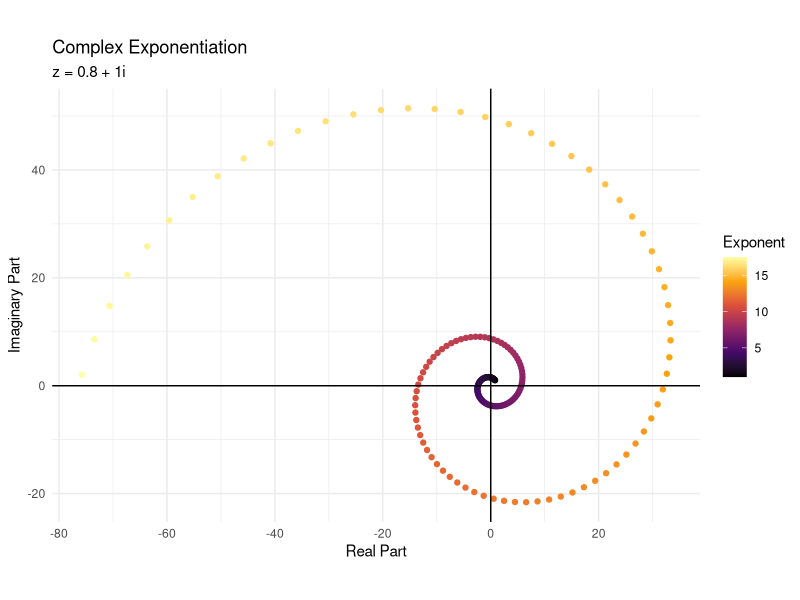
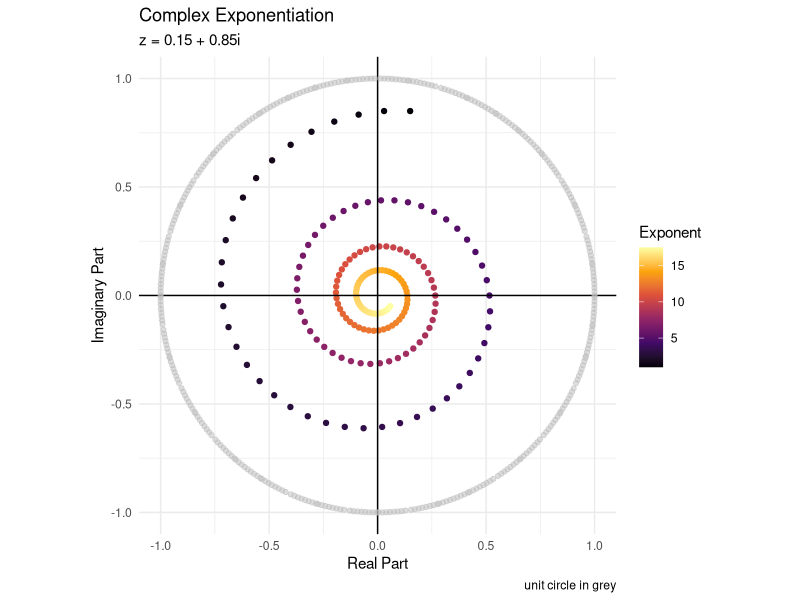
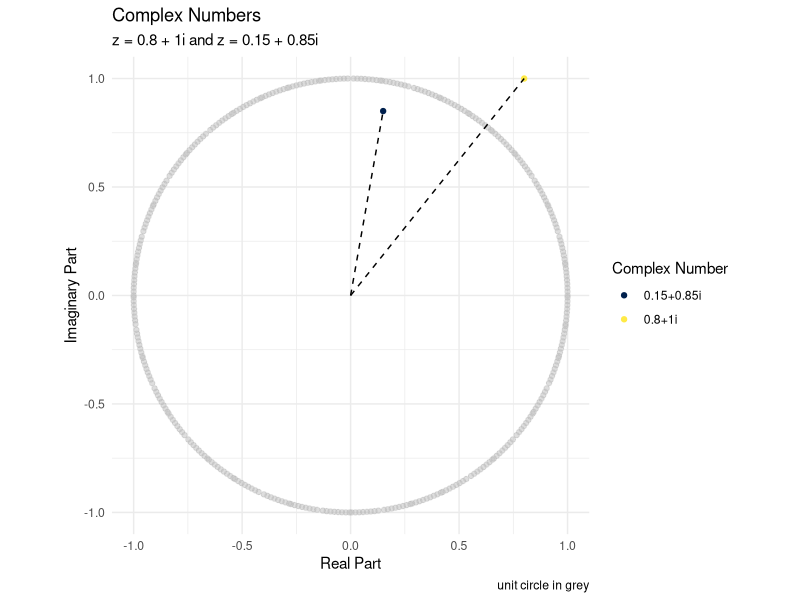
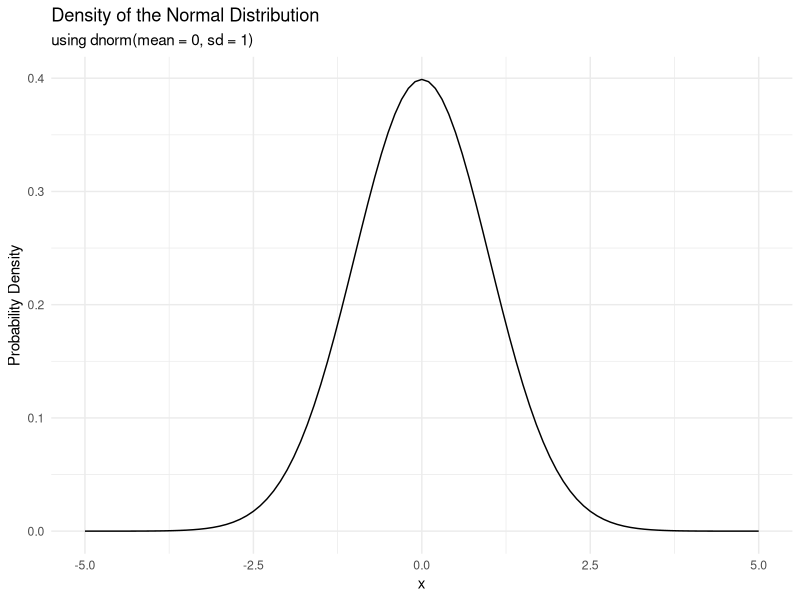
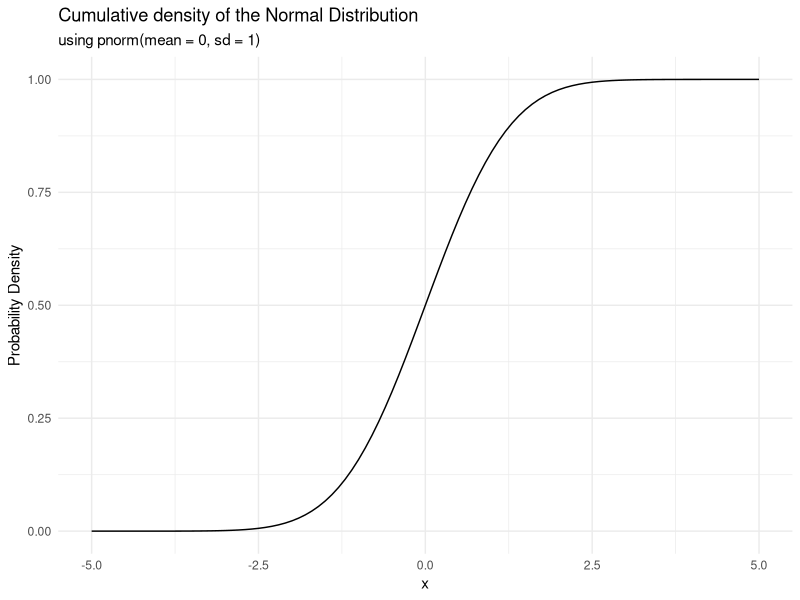

Recreate these plots in R, in order.
## ---- chunk 1
library(tidyverse)

## ---- chunk 2
the_name <- 10L
print(the_name)
## ---- chunk 3
x <- 10
X <- 20
print(x)
## ---- chunk 4
int <- 5L
class(int)
print(int)
## ---- chunk 5
num <- 5
class(num)
print(num)
## ---- chunk 6
typeof(int)
typeof(num)
## ---- chunk 7
z <- 0.8 + 1i
class(z)
## ---- chunk 8
exps <- seq(from = 1, to = 12, by = 0.2)
exps
## ---- chunk 9
zs <- tibble(exp = seq(from = 1, 
                       to = 17.5, 
                       by = 0.1),
             z = z ** exp)
zs
## ---- chunk 10

zs %>% 
  ggplot(aes(x = Re(z), 
             y = Im(z),
             color = exp)) +

  # plot complex spiral
  geom_point() +

  # highlight axes
  geom_hline(yintercept = 0, color = "black") +
  geom_vline(xintercept = 0, color = "black") +

  # styling
  labs(title = "Complex Exponentiation",
       subtitle = "z = 0.8 + 1i",
       x = "Real Part",
       y = "Imaginary Part",
       color = "Exponent") +
  scale_color_viridis_c(option = "inferno") +
  theme_minimal() +

  # make sure the aspect ratio is correct (1 unit in x = 1 unit in y)
  coord_fixed()

## ---- chunk 11
z <- 0.15 + 0.85i
## ---- chunk 12
# z (point location) is a function of the complex number and exponent
tibble(exp = seq(from = 1, 
                       to = 17.5, 
                       by = 0.1),
             z = z ** exp) |> 

  # map real part to x and imaginary part to y (according to convention)
  ggplot(aes(x = Re(z), 
             y = Im(z),
             color = exp)) +

  # plot the complex spiral
  geom_point() +

  # highlight x and y axes
  geom_hline(yintercept = 0, color = "black") +
  geom_vline(xintercept = 0, color = "black") +

  # make the unit circle with radius 1 
  # function in polar form: r(theta) = 1
  # conversion to cartesian form: x = r * cos(theta), y = r * sin(theta)
  # r = 1, so x = cos(theta), y = sin(theta)
  geom_point(
    data = tibble(theta = seq(from = 0, 
                              to = 360, 
                              by = 1),
                  x = cos(theta),
                  y = sin(theta)),
    aes(x = x, y = y),
    color = "grey",
    alpha = 0.5
  ) +

  # styling
  labs(title = "Complex Exponentiation",
       subtitle = "z = 0.15 + 0.85i",
       caption = "unit circle in grey",
       x = "Real Part",
       y = "Imaginary Part",
       color = "Exponent") +
  scale_color_viridis_c(option = "inferno") +
  theme_minimal() +

  # make sure the aspect ratio is correct (1 unit in x = 1 unit in y)
  coord_fixed()

## ---- chunk 13
z <- c(0.8 + 1i, 0.15 + 0.85i)

tibble(z = z) %>% 
  ggplot(aes(x = Re(z), 
             y = Im(z))) +

  # plot the complex numbers
  geom_point(aes(color = as.factor(z))) +

  # make the unit circle with radius 1 
  # function in polar form: r(theta) = 1
  # conversion to cartesian form: x = r * cos(theta), y = r * sin(theta)
  # r = 1, so x = cos(theta), y = sin(theta)
  geom_point(
    data = tibble(theta = seq(from = 0, 
                              to = 360, 
                              by = 1),
                  x = cos(theta),
                  y = sin(theta)),
    aes(x = x, y = y),
    color = "grey",
    alpha = 0.5
  ) +

  # draw magnitude lines from origin
  geom_segment(aes(x = 0, y = 0, xend = Re(z), yend = Im(z)),
               color = "black",
               linetype = "dashed") +

  # styling
  labs(title = "Complex Numbers",
       subtitle = "z = 0.8 + 1i and z = 0.15 + 0.85i",
       caption = "unit circle in grey",
       x = "Real Part",
       y = "Imaginary Part",
       color = "Complex Number") +
  scale_color_viridis_d(option = "cividis") +
  theme_minimal() +

  # make sure the aspect ratio is correct (1 unit in x = 1 unit in y)
  coord_fixed()

## ---- chunk 14
10 / Inf
## ---- chunk 15
10 ^ -Inf
Inf ^ 0
## ---- chunk 16
73 %/% 10
73 %% 10
## ---- chunk 17
x <- 5.7
y <- -5.7

ceiling(x)
ceiling(y)

floor(x)
floor(y)

trunc(y)

x <- 13950.28738
round(x, digits = 3)
signif(x, digits = 3)
## ---- chunk 18
a <- 0.1
b <- 0.3 - 0.2
print(c(a, b))
a == b
## ---- chunk 19
a - b
## ---- chunk 20
all.equal(a, b)
## ---- chunk 21
a <- "Good morning!"
class(a)
print(a)
## ---- chunk 22
x <- 124L
class(x)
print(x)
x <- as.character(x)
class(x)
print(x)
## ---- chunk 23
x <- TRUE
class(x)
print(as.character(x))
## ---- chunk 24
y <- NA
class(y)
y <- as.double(y)
class(y)
print(as.character(y))
## ---- chunk 25
TRUE & FALSE
TRUE | FALSE
## ---- chunk 26
vals <- c(TRUE, FALSE)
print(as.numeric(vals))
## ---- chunk 27
0.1:5.75
x <- 0:6
## ---- chunk 28
x <= 4
## ---- chunk 29
sum(x <= 4)
## ---- chunk 30
any(x <= 4)
all(x <= 4)
## ---- chunk 31
days <- c("monday", 
          "tuesday", 
          "wednesday", 
          "thursday", 
          "friday", 
          "saturday", 
          "sunday")
## ---- chunk 32
# draw a random sample of 100 days of the week
data <- sample(days, 100, replace = TRUE)
# print the first 15 days
head(data, n=15)
## ---- chunk 33
sort(days)
## ---- chunk 34
y <- factor(data)
head(y, n=15)
## ---- chunk 35
data <- factor(data, levels = days)
head(data, n=15)
## ---- chunk 36
nlevels(data)
levels(data)
# if you want to see the numeric backbone of the factor
as.vector(unclass(data)) |> head(n=15)
## ---- chunk 37
data <- fct_relevel(data, "sunday")
head(data, n=15)
## ---- chunk 38
data <- fct_rev(data)
head(data, n=15)
## ---- chunk 39
data <- fct_recode(data,
                  "mon" = "monday",
                  "tue" = "tuesday",
                  "wed" = "wednesday",
                  "thu" = "thursday",
                  "fri" = "friday",
                  "sat" = "saturday",
                  "sun" = "sunday",)
head(data, n=15)
## ---- chunk 40
data1 <- fct_collapse(data,
                    workday = c("mon", "tue", "wed", "thu", "fri"),
                    weekend = c("sat", "sun"))
head(data1, n=15)
## ---- chunk 41
data1 <- fct_lump(data, n = 3)
head(data1, n=15)
## ---- chunk 42
data1 <- fct_lump(data, n = 3, other_level = "???")
head(data1, n=15)
## ---- chunk 43
gl(n = 3, k = 2)
## ---- chunk 44
outcomes <- c("true", "false", "gay")
gl(n = 3, k = 3, labels = outcomes)
## ---- chunk 45

R <- gl(n = 3, k = 27, labels = outcomes)
p <- gl(n = 3, k = 9, length = 81, labels = outcomes)
d <- gl(n = 3, k = 3, length = 81, labels = outcomes)
r <- gl(n = 3, k = 1, length = 81, labels = outcomes)

tibble(R, p, d, r)
## ---- chunk 46
x <- "zzz"
is.integer(x)
is.character(x)
## ---- chunk 47
x <- "zzz"
as.numeric(x)
x <- "123"
as.numeric(x)
## ---- chunk 48
c(1, 2, 3, 4, 5, 6, 7, 8, 9, 10)
## ---- chunk 49
1:10
## ---- chunk 50
seq(from = 1, to = 10, by = 1)
## ---- chunk 51
seq(from = 1, by = 1, length = 10)
## ---- chunk 52
seq(from = 10, to = 1, by = -1)
## ---- chunk 53
x <- c(198, 3, -13, 0, 178, 20)
seq(from = 0, to = 1, along = x)
## ---- chunk 54
rep(1, times = 10)
## ---- chunk 55
rep(1:3, times = 3)
## ---- chunk 56
rep(1:3, each = 3)
## ---- chunk 57
rep(1:4, each = 2, times = 3)
## ---- chunk 58
pets <- c("cat", "dog", "fish")
rep(pets, c(5, 1, 2))
## ---- chunk 59
counts <- c(101, 28, 57, 4, 2)
names(counts) <- c("A", "B", "C", "D", "F")

counts
## ---- chunk 60
x <- 1:10
x[4]
## ---- chunk 61
x[c(2, 4, 8)]
## ---- chunk 62
x[-2]
x[-c(2, 4, 8, 3, 1)]
## ---- chunk 63
x[x > 5]
## ---- chunk 64
heights <- dplyr::starwars$height
names(heights) <- dplyr::starwars$name
head(heights, n = 30)
## ---- chunk 65
# sort the vector
heights2 <- sort(heights,
                decreasing = TRUE)
## ---- chunk 66
# prints number of elements in vector (number of characters)
length(heights)
length(heights2) < length(heights)
## ---- chunk 67
heights2 <- sort(heights,
                  decreasing = TRUE,
                  na.last = TRUE)

# verify that heights2 is the same length as the original data
length(heights2) == length(heights)

# print first 5 heights
head(heights2,
     n = 3)
## ---- chunk 68
# should be all NA values (which we put at the end)
tail(heights2,
     n = 3)

# we can use subscriptting to filter out NAs
tail(heights2[!is.na(heights2)],
     n = 3)
## ---- chunk 69
max(heights)
max(heights)
## ---- chunk 70
max(heights, na.rm = TRUE)
min(heights, na.rm = TRUE)
## ---- chunk 71
### centrality statistics
sum(heights, na.rm = TRUE)
mean(heights, na.rm = TRUE)
median(heights, na.rm = TRUE)
# get the first, second (median), and third quartiles
quantile(heights, 
         probs = seq(from = 0.25,
                     to = 0.75,
                     by = 0.25),
         na.rm = TRUE)

### spread statistics
# range
range(heights, na.rm = TRUE)
# variance
var(heights, na.rm = TRUE)
# standard deviation
sd(heights, na.rm = TRUE)
## ---- chunk 72
# x and y are perfectly negatively correlated (r=-1)
x <- 1:5
y <- 5:1

# computing the covariance, removing na values
var(x,
    y,
    na.rm = TRUE)

# this is an equivalent computation of covariance
cov(x,
    y,
    use = "na.or.complete",
    method = "pearson")

# you could also use a different method
cov(x,
    y,
    use = "na.or.complete",
    method = "kendall")
## ---- chunk 73
cor(x,
    y,
    use = "na.or.complete",
    method = "pearson")
## ---- chunk 74
sample(1:6, size = 1)
## ---- chunk 75
sample(1:6, size = 3, replace = TRUE)
## ---- chunk 76
sample(1:6, size = 3, replace = TRUE, prob = c(0.1, 0.1, 0.1, 0.1, 0.1, 0.5))
## ---- chunk 77
rnorm(5, mean = 0, sd = 1)
## ---- chunk 78
tibble(x = seq(from = -5, 
               to = 5, 
               by = 0.1),
       y = dnorm(x, mean = 0, sd = 1)) |> 
  ggplot(aes(x = x, y = y)) +
  geom_line() +
  labs(title = "Density of the Normal Distribution",
       subtitle = "using dnorm(mean = 0, sd = 1)",
       x = "x",
       y = "Probability Density") +
  theme_minimal()

tibble(x = seq(from = -5, 
               to = 5, 
               by = 0.1),
       y = pnorm(x, mean = 0, sd = 1)) |> 
  ggplot(aes(x = x, y = y)) +
  geom_line() +
  labs(title = "Cumulative density of the Normal Distribution",
       subtitle = "using pnorm(mean = 0, sd = 1)",
       x = "x",
       y = "Probability Density") +
  theme_minimal()
## ---- chunk 79
qnorm(0.95, mean = 0, sd = 1)
## ---- chunk 80
tibble(quantile = c(0.0015, 0.025, 0.05, 0.16, 0.84, 0.95, 0.975, 0.9985),
       z = qnorm(quantile, mean = 0, sd = 1))
## ---- chunk 81
# creating a list
my_list <- list(a = 1, b = 2, c = 3)
my_list$b
## ---- chunk 82
# creating a list with a string, a vector, a matrix, and a list
my_list <- list(a = "hello", b = 2:-1, c = matrix(1:4, nrow = 2), d = my_list)
my_list
## ---- chunk 83
# accessing elements of a list
my_list$a
my_list[["a"]]
## ---- chunk 84
a  <- c(1, 2, 3)
b  <- c("a", "b", "c")
data.frame(col_one = a, col_two = b)
## ---- chunk 85
tibble(col_one = a, col_two = b)
## ---- chunk 86
# numeric matrix
matrix(1:6, nrow = 2)
# character matrix
matrix(letters[1:9], ncol = 3)
## ---- chunk 87
array(1:27, dim=c(3, 3, 3))
## ---- chunk 88
double_me <- function(number) {
  number * 2
}
double_me(4)
## ---- chunk 89
greet_me <- function(name, time = "morning") {
  paste0("Good ", time, ", ", name, "!")
}
greet_me(name = "Hunter")
greet_me(name = "Hunter", time = "evening")
## ---- chunk 90
factorial <- function(n) {
  print(paste("calculating factorial of", n))
  if (n == 1) {
    return(1)
  } else {
    return(n * factorial(n - 1))
  }
}
factorial(5)
## ---- chunk 91
for (i in 1:5) {
  print(i)
}
## ---- chunk 92
i <- 1
while(i <= 5) {
  print(i)
  i <- i + 1
}
## ---- chunk 93
i <- 1
repeat {
  print(i)
  i <- i + 1
  if (i > 5) {
    break
  }
}
## ---- chunk 94
if (TRUE) {
  print("This will print")
}

if (FALSE) {
  print("This will not print")
}
## ---- chunk 95
i <- 6
if (i <= 5) {
  print("i is less than or equal to 5")
} else {
  print("i is greater than 5")
}
